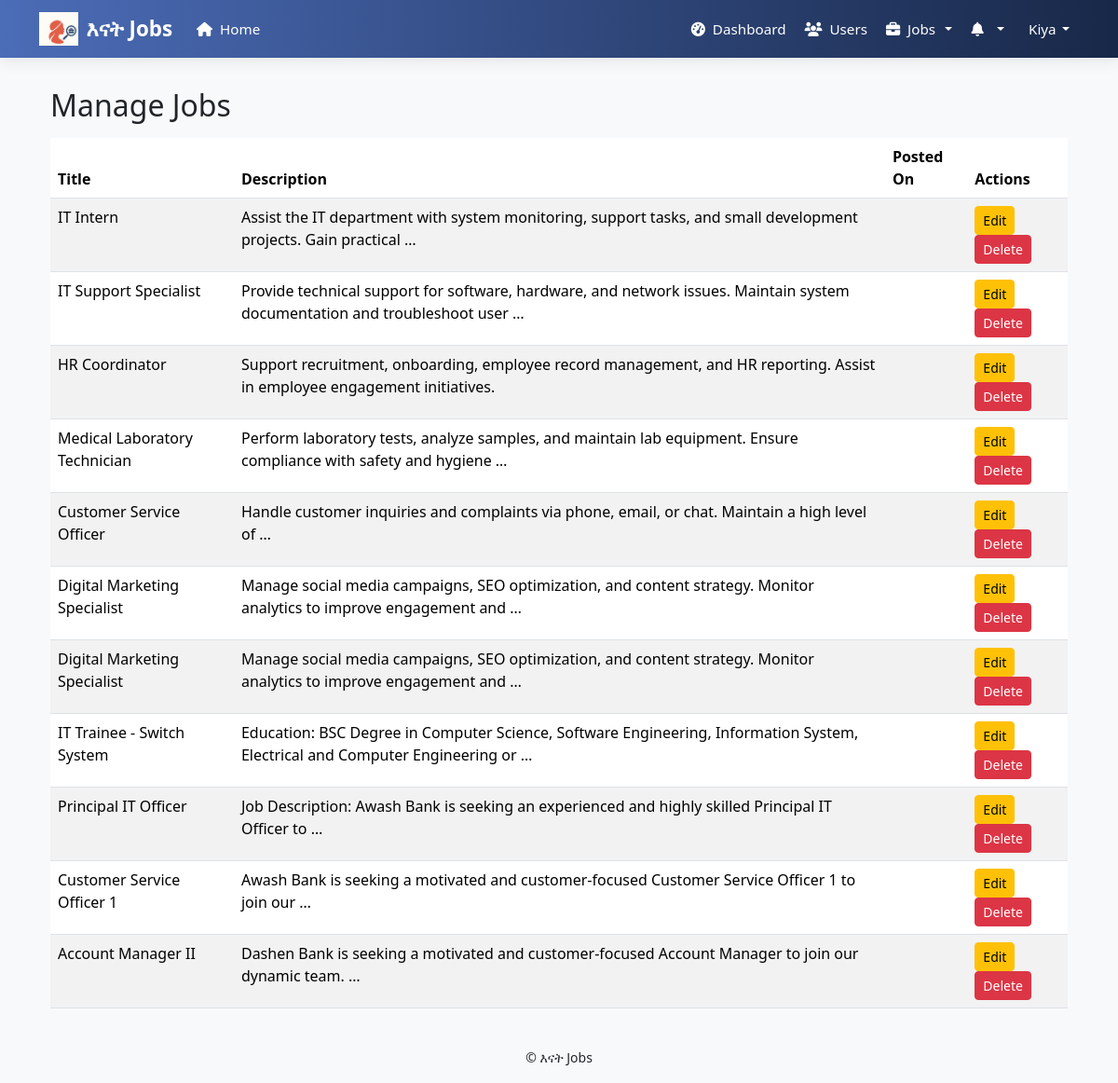
The app's page /manage_jobs/ (signed in) with its own data.
### job/models.py (models this page shows, shortened)
class User(AbstractUser):
    is_employer = models.BooleanField(default=False)
    is_job_seeker = models.BooleanField(default=False)
    phone_number = models.CharField(max_length=15, blank=True, null=True)
    groups = models.ManyToManyField(
        'auth.Group',
        related_name='job_user_groups',  # Add this
        blank=True,
        help_text='The groups this user belongs to.',
        verbose_name='groups'
    )
    user_permissions = models.ManyToManyField(
        'auth.Permission',
        related_name='job_user_permissions',  # Add this
        blank=True,
        help_text='Specific permissions for this user.',
        verbose_name='user permissions'
    )

class Job(models.Model):
    employer = models.ForeignKey(EmployerProfile, on_delete=models.CASCADE)
    title = models.CharField(max_length=255)
    description = models.TextField()
    category = models.ForeignKey(JobCategory, on_delete=models.SET_NULL, null=True)
    required_skills = models.ManyToManyField("Skill", blank=True)
    location = models.CharField(max_length=255)
    job_type = models.CharField(max_length=50, choices=[('full-time','Full-time'),('part-time','Part-time'),('internship','Internship')])
    salary_range = models.CharField(max_length=50, blank=True)
    posted_on = models.DateTimeField(auto_now_add=True)
    deadline = models.DateField()
    is_active = models.BooleanField(default=True)  # 👈 new field

### job/views.py (the view)
# urls.py: path('manage_jobs/',views.manage_jobs, name='manage_jobs'),
@role_required('admin')
def manage_jobs(request):
    jobs = Job.objects.all().order_by('-posted_on')  # newest first
    context = {
        'jobs':jobs
    }
    return render(request, 'job/manage_jobs.html', context)

### job/context_processors.py (called while the page is built)
def notifications(request):
    if request.user.is_authenticated:
        all_notifications = request.user.notifications_received.order_by('-created_at')
        return {
            'notifications': all_notifications
        }
    return {}

def notification_count(request):
    if request.user.is_authenticated:
        count = Notification.objects.filter(recipient=request.user, is_read=False).count()
        return {'notifications_unread_count': count}
    return {'notifications_unread_count': 0}

### job/templates/job/manage_jobs.html
{% extends "seeker_base.html" %}
{% block content %}
<div class="container mt-4">
    <h2 class="mb-3">Manage Jobs</h2>
    {% if jobs %}
        <table class="table table-striped">
            <thead>
                <tr>
                    <th>Title</th>
                    <th>Description</th>
                    <th>Posted On</th>
                    <th>Actions</th>
                </tr>
            </thead>
            <tbody>
                {% for job in jobs %}
                <tr>
                    <td>{{ job.title }}</td>
                    <td>{{ job.description|truncatewords:15 }}</td>
                    <td>{{ job.created_at|date:"M d, Y" }}</td>
                    <td>
                        <a href="{% url 'edit_job' job.id %}" class="btn btn-sm btn-warning">Edit</a>
                        <a href="{% url 'delete_job_admin' job.id %}"
                           class="btn btn-sm btn-danger"
                           onclick="return confirm('Are you sure you want to delete this job?');">
                           Delete
                        </a>
                    </td>
                </tr>
                {% endfor %}
            </tbody>
        </table>
    {% else %}
        <p>No jobs posted yet.</p>
    {% endif %}
</div>
{% endblock %}

### job/templates/seeker_base.html (shortened to what this page needs)
    {% load static %}
    <!DOCTYPE html>
    <html lang="en">
    <head>
        <link rel="stylesheet" href="https://cdn.jsdelivr.net/npm/bootstrap@5.3.2/dist/css/bootstrap.min.css">
        <link rel="stylesheet" href="https://cdnjs.cloudflare.com/ajax/libs/font-awesome/6.4.0/css/all.min.css">
    </head>
    <body>
        <nav class="navbar navbar-expand-lg navbar-dark fixed-top">
            <div class="container">
                <a class="navbar-brand" href="{% url 'main' %}">
                    <img src="{% static 'jobs/images/enat.png' %}" alt="Enat Jobs" style="height:36px; width:auto; margin-right:8px;">
                    እናት Jobs
                </a>
                <div class="collapse navbar-collapse" id="navbarNav">
                    <ul class="navbar-nav me-auto mb-2 mb-lg-0">
                        <li class="nav-item">
                            {% if user.is_authenticated %}
                                {% if user.is_superuser %}
                                    <a class="nav-link" href="{% url 'admin_dashboard' %}"><i class="fas fa-home me-1"></i> Home</a>
                                {% elif user.is_job_seeker %}
                                    <a class="nav-link" href="{% url 'job_seeker_dashboard' %}"><i class="fas fa-home me-1"></i> Home</a>
                                                                    <li class="nav-item d-none d-lg-block"><a class="nav-link" href="{% url 'browse_jobs' %}"><i class="fas fa-list me-1"></i> Browse Jobs</a></li>
                                {% elif user.is_employer %}
                                    <a class="nav-link" href="{% url 'employer_dashboard' %}"><i class="fas fa-home me-1"></i> Home</a>
                                {% endif %}
                            {% else %}
                                <a class="nav-link" href="{% url 'main' %}"><i class="fas fa-home me-1"></i> Home</a>
                            {% endif %}
                        </li>
                    </ul>
                    <ul class="navbar-nav ms-auto align-items-lg-center">
                        {% if user.is_authenticated %}
                            {% if user.is_superuser %}
                                <li class="nav-item"><a class="nav-link" href="{% url 'admin_dashboard' %}"><i class="fas fa-tachometer-alt me-1"></i> Dashboard</a></li>
                                <li class="nav-item"><a class="nav-link" href="{% url 'userlist' %}"><i class="fas fa-users me-1"></i> Users</a></li>
                                <li class="nav-item dropdown">
                                <a class="nav-link dropdown-toggle" href="#" id="jobsDropdown" role="button" data-bs-toggle="dropdown" aria-expanded="false">
                                    <i class="fas fa-briefcase me-1"></i> Jobs
                                </a>
                                </li>
                            {% endif %}
                            <li class="nav-item dropdown me-lg-2">
                                <a class="nav-link dropdown-toggle position-relative" href="#" id="notifDropdown" role="button"
                                data-bs-toggle="dropdown" aria-expanded="false">
                                <i class="fas fa-bell me-1"></i>
                                </a>
                            </li>
                            <li class="nav-item dropdown">
                                <a class="nav-link dropdown-toggle d-flex align-items-center" href="#" id="profileDropdown" role="button" data-bs-toggle="dropdown" aria-expanded="false">
                                    {% if user.seekerprofile %}
                                        <img src="{{ user.seekerprofile.avatar.url }}" alt="Profile" class="profile-img me-1" onerror="this.style.display='none'">
                                        <span class="d-none d-lg-inline">{{ user.seekerprofile.first_name|title }} {{ user.seekerprofile.last_name|title }}</span>
                                    {% elif user.employerprofile %}
                                        <span class="d-none d-lg-inline">{{ user.employerprofile.comapany_name|title }}</span>
                                    {% else %}
                                        <span class="d-none d-lg-inline">{{ user.username|title }}</span>
                                    {% endif %}
                                </a>
                            </li>
                        {% else %}
                            <li class="nav-item"><a class="nav-link" href="{% url 'login' %}"><i class="fas fa-sign-in-alt me-1"></i> Login</a></li>
                            <li class="nav-item"><a class="btn btn-outline-light ms-lg-2 mt-2 mt-lg-0" href="{% url 'register' %}"><i class="fas fa-user-plus me-1"></i> Register</a></li>
                        {% endif %}
                    </ul>
                </div>
            </div>
        </nav>
        <main class="container my-4">
            {% block content %}{% endblock %}
        </main>
        <footer class="bg-light text-center py-3 mt-auto">
            <div class="container">
                <small>&copy; {{ now.year }} እናት Jobs</small>
            </div>
        </footer>
    </body>
    </html>

### job/templates/seeker_base.html (style rules this page uses)
body { padding-top: 70px; background-color: #f8f9fa; -webkit-font-smoothing: antialiased; }
.navbar { background: linear-gradient(90deg, #4b6cb7, #182848); box-shadow: 0 4px 15px rgba(0,0,0,0.08); padding: 0.5rem 0; }
.navbar-brand { font-weight: 700; font-size: 1.4rem; color: #fff !important; display: flex; align-items: center; margin-right: 1rem; }
.navbar-nav .nav-link { white-space: nowrap; overflow: hidden; text-overflow: ellipsis; padding: 0.5rem 0.8rem; border-radius: 4px; transition: all 0.2s ease; }
.navbar .nav-link, .navbar .navbar-brand { color: #fff !important; }
.nav-item { margin: 0 2px; }
.nav-item.dropdown .dropdown-toggle::after { margin-left: 0.4rem; }
@media (max-width: 1200px) { .navbar-nav .nav-link { padding: 0.4rem 0.6rem; font-size: 0.95rem; } }
img { max-width: 100%; height: auto; display: block; }

### records on screen
User: username "Kiya"
Job: title "IT Intern", description "Assist the IT department with system monitoring, support tasks, and small development projects. Gain practical …"
Job: title "IT Support Specialist", description "Provide technical support for software, hardware, and network issues. Maintain system documentation and troubleshoot user …"
Job: title "HR Coordinator", description "Support recruitment, onboarding, employee record management, and HR reporting. Assist in employee engagement initiatives."
Job: title "Medical Laboratory Technician", description "Perform laboratory tests, analyze samples, and maintain lab equipment. Ensure compliance with safety and hygiene …"
Job: title "Customer Service Officer", description "Handle customer inquiries and complaints via phone, email, or chat. Maintain a high level of …"
Job: title "Digital Marketing Specialist", description "Manage social media campaigns, SEO optimization, and content strategy. Monitor analytics to improve engagement and …"
Job: title "Digital Marketing Specialist", description "Manage social media campaigns, SEO optimization, and content strategy. Monitor analytics to improve engagement and …"
Job: title "IT Trainee - Switch System", description "Education: BSC Degree in Computer Science, Software Engineering, Information System, Electrical and Computer Engineering or …"
Job: title "Principal IT Officer", description "Job Description: Awash Bank is seeking an experienced and highly skilled Principal IT Officer to …"
Job: title "Customer Service Officer 1", description "Awash Bank is seeking a motivated and customer-focused Customer Service Officer 1 to join our …"
Job: title "Account Manager II", description "Dashen Bank is seeking a motivated and customer-focused Account Manager to join our dynamic team. …"
